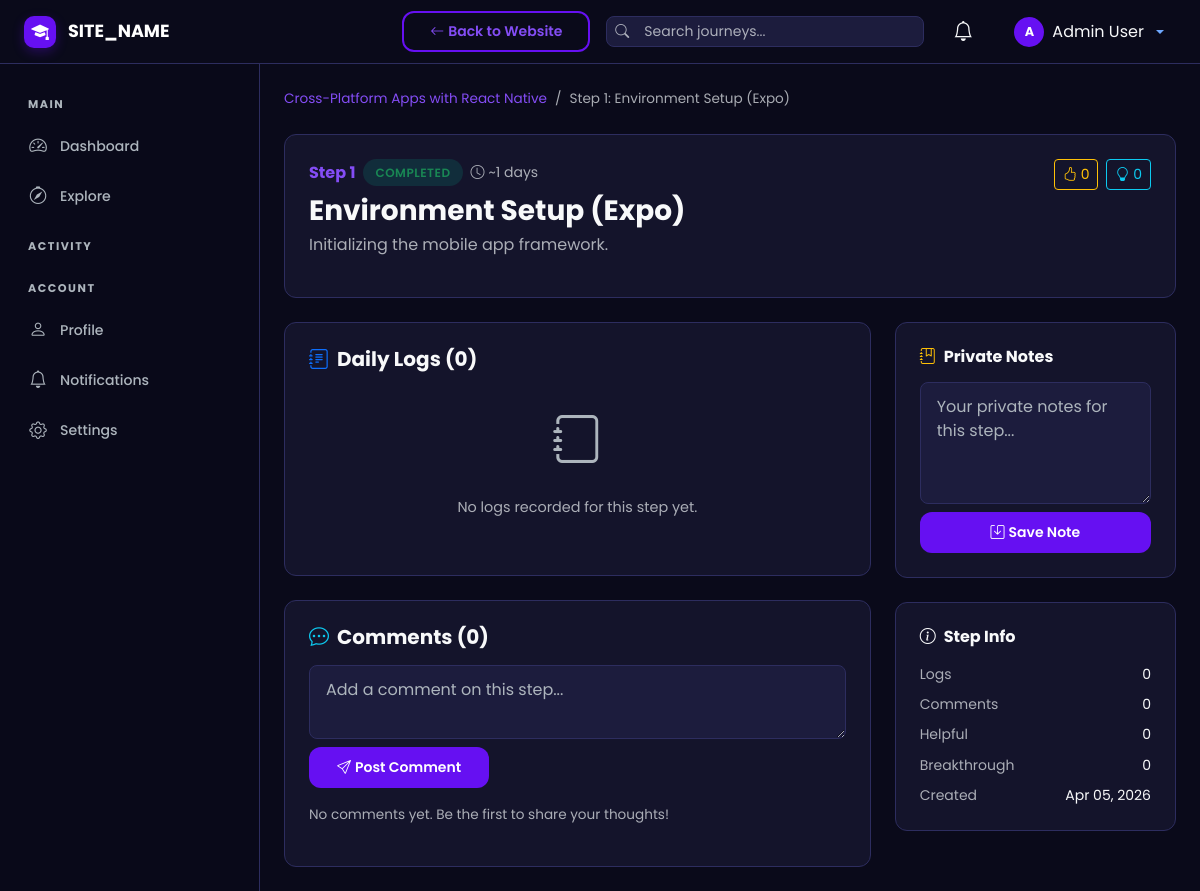
/journey/step.php?id=27 (signed in), run on an earlier commit of the app's database.
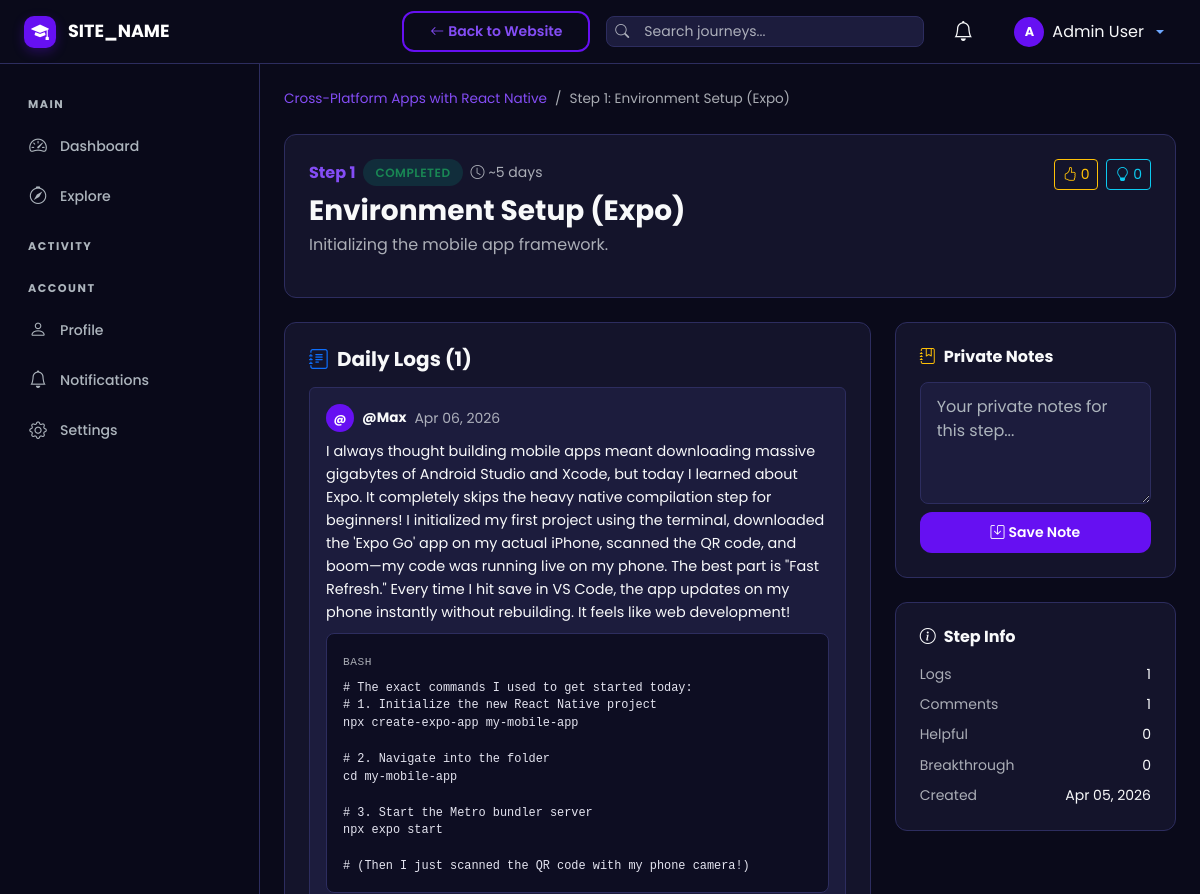
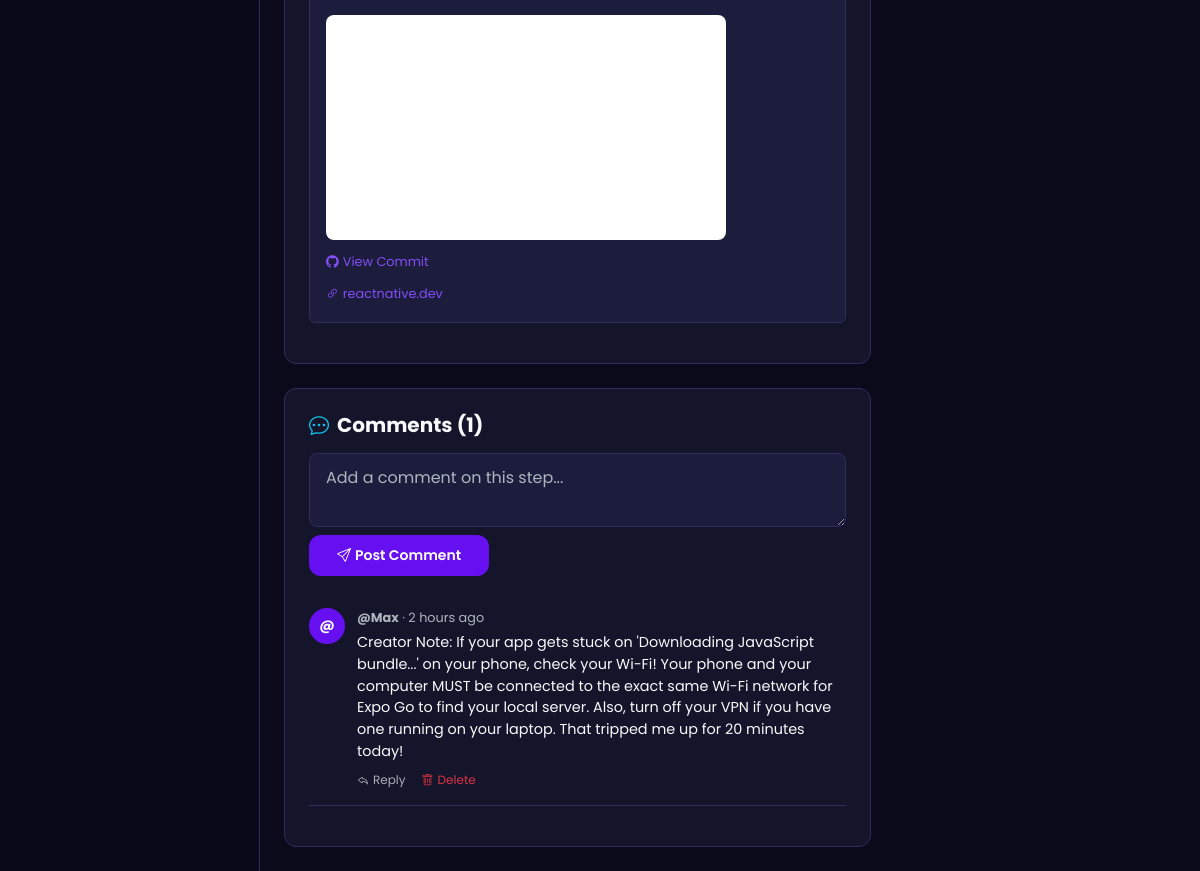
And on a later commit of the database (2 pictures, top to bottom).
### tables this page shows
CREATE TABLE `steps` (
  `id` int UNSIGNED NOT NULL,
  `journey_id` int UNSIGNED NOT NULL,
  `step_number` int UNSIGNED NOT NULL,
  `title` varchar(255) NOT NULL,
  `description` text,
  `status` enum('pending','in_progress','completed') NOT NULL DEFAULT 'pending',
  `is_draft` tinyint(1) NOT NULL DEFAULT '0',
  `estimated_days` int UNSIGNED DEFAULT NULL,
  `created_at` datetime NOT NULL DEFAULT CURRENT_TIMESTAMP,
  `updated_at` datetime NOT NULL DEFAULT CURRENT_TIMESTAMP ON UPDATE CURRENT_TIMESTAMP
);

CREATE TABLE `journeys` (
  `id` int UNSIGNED NOT NULL,
  `user_id` int UNSIGNED NOT NULL,
  `title` varchar(255) NOT NULL,
  `slug` varchar(255) NOT NULL,
  `description` text,
  `category_id` int UNSIGNED DEFAULT NULL,
  `visibility` enum('public','private') NOT NULL DEFAULT 'public',
  `status` enum('active','completed','archived') NOT NULL DEFAULT 'active',
  `is_featured` tinyint(1) NOT NULL DEFAULT '0',
  `total_steps` int UNSIGNED NOT NULL DEFAULT '0',
  `completed_steps` int UNSIGNED NOT NULL DEFAULT '0',
  `clone_count` int UNSIGNED NOT NULL DEFAULT '0',
  `view_count` int UNSIGNED NOT NULL DEFAULT '0',
  `created_at` datetime NOT NULL DEFAULT CURRENT_TIMESTAMP,
  `updated_at` datetime NOT NULL DEFAULT CURRENT_TIMESTAMP ON UPDATE CURRENT_TIMESTAMP
);

CREATE TABLE `daily_logs` (
  `id` int UNSIGNED NOT NULL,
  `step_id` int UNSIGNED NOT NULL,
  `user_id` int UNSIGNED NOT NULL,
  `log_date` date NOT NULL,
  `content` text NOT NULL,
  `code_snippet` text,
  `code_language` varchar(50) DEFAULT NULL,
  `youtube_url` varchar(500) DEFAULT NULL,
  `external_links` json DEFAULT NULL,
  `github_commit_url` varchar(500) DEFAULT NULL,
  `wakatime_minutes` int UNSIGNED DEFAULT NULL,
  `created_at` datetime NOT NULL DEFAULT CURRENT_TIMESTAMP,
  `updated_at` datetime NOT NULL DEFAULT CURRENT_TIMESTAMP ON UPDATE CURRENT_TIMESTAMP
);

CREATE TABLE `users` (
  `id` int UNSIGNED NOT NULL,
  `username` varchar(50) NOT NULL,
  `email` varchar(255) NOT NULL,
  `password_hash` varchar(255) NOT NULL,
  `full_name` varchar(100) NOT NULL,
  `avatar` varchar(255) DEFAULT 'default-avatar.png',
  `bio` text,
  `role` enum('user','admin') NOT NULL DEFAULT 'user',
  `is_active` tinyint(1) NOT NULL DEFAULT '1',
  `current_streak` int UNSIGNED NOT NULL DEFAULT '0',
  `longest_streak` int UNSIGNED NOT NULL DEFAULT '0',
  `last_activity_date` date DEFAULT NULL,
  `created_at` datetime NOT NULL DEFAULT CURRENT_TIMESTAMP,
  `updated_at` datetime NOT NULL DEFAULT CURRENT_TIMESTAMP ON UPDATE CURRENT_TIMESTAMP
);

CREATE TABLE `step_comments` (
  `id` int UNSIGNED NOT NULL,
  `step_id` int UNSIGNED NOT NULL,
  `user_id` int UNSIGNED NOT NULL,
  `parent_id` int UNSIGNED DEFAULT NULL,
  `content` text NOT NULL,
  `is_deleted` tinyint(1) NOT NULL DEFAULT '0',
  `created_at` datetime NOT NULL DEFAULT CURRENT_TIMESTAMP,
  `updated_at` datetime NOT NULL DEFAULT CURRENT_TIMESTAMP ON UPDATE CURRENT_TIMESTAMP
);

### includes/helpers.php (called while the page is built, shortened)
<?php
function generateCSRFToken(): string {
    return $_SESSION['csrf_token'];
}
function sanitize(?string $input): string {
    return htmlspecialchars(trim($input), ENT_QUOTES, 'UTF-8');
}
function formatDate(string $date, string $format = 'M d, Y'): string {
    return date($format, strtotime($date));
}
function timeAgo(string $datetime): string {
    $now  = new DateTime();
    $past = new DateTime($datetime);
    $diff = $now->diff($past);
    if ($diff->h > 0) return $diff->h . ' hour' . ($diff->h > 1 ? 's' : '') . ' ago';
    return 'just now';
}

### includes/session.php (called while the page is built, shortened)
<?php
function isLoggedIn(): bool {
    return isset($_SESSION['user_id']);
}
function isAdmin(): bool {
    return isset($_SESSION['user_role']) && $_SESSION['user_role'] === 'admin';
}
function getCurrentUserId(): ?int {
    return $_SESSION['user_id'] ?? null;
}

### journey/step.php (the view, shortened to what the changed rows need)
<?php
require_once __DIR__ . '/../includes/session.php';
require_once __DIR__ . '/../includes/helpers.php';
$db = getDB();
$stepId = (int)$_GET['id'];
$stmt = $db->prepare("SELECT s.*, j.id AS journey_id, j.title AS journey_title, j.user_id AS journey_owner_id, j.visibility, u.username AS author
    FROM steps s
    JOIN journeys j ON s.journey_id = j.id
    JOIN users u ON j.user_id = u.id
    WHERE s.id = ?");
$stmt->execute([$stepId]);
$step = $stmt->fetch();
$isOwner = isLoggedIn() && getCurrentUserId() === (int)$step['journey_owner_id'];
$logsStmt = $db->prepare("SELECT dl.*, u.username, u.avatar FROM daily_logs dl JOIN users u ON dl.user_id = u.id WHERE dl.step_id = ? ORDER BY dl.log_date DESC");
$logsStmt->execute([$stepId]);
$logs = $logsStmt->fetchAll();
$commentsStmt = $db->prepare("SELECT sc.*, u.username, u.avatar FROM step_comments sc JOIN users u ON sc.user_id = u.id WHERE sc.step_id = ? AND sc.is_deleted = 0 ORDER BY sc.created_at ASC");
$commentsStmt->execute([$stepId]);
$allComments = $commentsStmt->fetchAll();
$comments = [];
$replies = [];
foreach ($allComments as $c) {
    if (!$c['parent_id']) {
        $comments[$c['id']] = $c;
        $comments[$c['id']]['replies'] = [];
    } else {
        $replies[] = $c;
    }
}
require_once __DIR__ . '/../includes/dashboard_header.php';
?>
<nav aria-label="breadcrumb" class="mb-4">
    <ol class="breadcrumb" style="font-size:0.85rem;">
        <li class="breadcrumb-item"><a href="<?= SITE_URL ?>/journey/view.php?id=<?= $step['journey_id'] ?>"><?= sanitize($step['journey_title']) ?></a></li>
        <li class="breadcrumb-item active">Step <?= $step['step_number'] ?>: <?= sanitize($step['title']) ?></li>
    </ol>
</nav>
<div class="st-card mb-4">
    <div class="d-flex align-items-start justify-content-between">
        <div>
            <div class="d-flex align-items-center gap-2 mb-2">
                <span class="fw-bold" style="color:var(--st-primary-light);">Step <?= $step['step_number'] ?></span>
                <?php $sb = ['pending'=>'st-badge-warning','in_progress'=>'st-badge-info','completed'=>'st-badge-success']; ?>
                <span class="st-badge <?= $sb[$step['status']] ?>"><?= ucfirst(str_replace('_',' ',$step['status'])) ?></span>
                <?php if ($step['estimated_days']): ?>
                    <small class="text-muted"><i class="bi bi-clock me-1"></i>~<?= $step['estimated_days'] ?> days</small>
                <?php endif; ?>
            </div>
            <h3 class="fw-bold mb-1"><?= sanitize($step['title']) ?></h3>
            <?php if ($step['description']): ?>
                <p class="text-muted"><?= nl2br(sanitize($step['description'])) ?></p>
            <?php endif; ?>
        </div>
    </div>
</div>
<div class="row g-4">
    <div class="col-lg-8">
        <div class="st-card mb-4">
            <h5 class="fw-bold mb-3"><i class="bi bi-journal-text me-2 text-primary"></i>Daily Logs (<?= count($logs) ?>)</h5>
            <?php if (empty($logs)): ?>
                <div class="st-empty-state py-3">
                    <i class="bi bi-journal d-block"></i>
                    <p class="text-muted">No logs recorded for this step yet.</p>
                </div>
            <?php else: ?>
                <?php foreach ($logs as $log): ?>
                <div class="p-3 mb-3 rounded" style="background:var(--st-dark-surface);border:1px solid var(--st-dark-border);">
                    <div class="d-flex align-items-center justify-content-between mb-2">
                        <div class="d-flex align-items-center gap-2">
                            <div class="st-avatar-initial" style="width:28px;height:28px;font-size:0.75rem;">
                                <?= substr(sanitize(!empty($log['full_name']) ? $log['full_name'] : $log['username']), 0, 1) ?>
                            </div>
                            <strong style="font-size:0.85rem;"><?= sanitize($log['username']) ?></strong>
                            <small class="text-muted"><?= formatDate($log['log_date']) ?></small>
                        </div>
                    </div>
                    <p class="mb-2" style="font-size:0.9rem;line-height:1.6;"><?= nl2br(sanitize($log['content'])) ?></p>
                    <?php if ($log['code_snippet']): ?>
                        <div class="st-code-block mb-3 position-relative group">
                            <div class="d-flex justify-content-between align-items-center mb-1">
                                <small class="text-muted" style="font-size:0.7rem;text-transform:uppercase;letter-spacing:0.5px;"><?= sanitize($log['code_language'] ?? 'code') ?></small>
                            </div>
                            <pre class="mb-0"><code><?= sanitize($log['code_snippet']) ?></code></pre>
                        </div>
                    <?php endif; ?>
                    <?php if ($log['youtube_url']): ?>
                        <?php
                        $ytUrl = $log['youtube_url'];
                        $ytId = '';
                        if (preg_match('%(?:youtube(?:-nocookie)?\.com/(?:[^/]+/.+/|(?:v|e(?:mbed)?)/|.*[?&]v=)|youtu\.be/)([^"&?/ ]{11})%i', $ytUrl, $match)) {
                            $ytId = $match[1];
                        }
                        if ($ytId):
                        ?>
                        <div class="ratio ratio-16x9 mb-2" style="max-width:400px;border-radius:var(--st-radius-sm);overflow:hidden;">
                            <iframe src="https://www.youtube.com/embed/<?= sanitize($ytId) ?>" allowfullscreen></iframe>
                        </div>
                        <?php else: ?>
                        <a href="<?= sanitize($ytUrl) ?>" target="_blank" class="d-inline-block mb-1 text-danger" style="font-size:0.8rem;"><i class="bi bi-youtube me-1"></i>View YouTube Resource</a><br>
                        <?php endif; ?>
                    <?php endif; ?>
                    <?php if ($log['github_commit_url']): ?>
                        <a href="<?= sanitize($log['github_commit_url']) ?>" target="_blank" class="d-inline-block mb-1" style="font-size:0.8rem;"><i class="bi bi-github me-1"></i>View Commit</a><br>
                    <?php endif; ?>
                    <?php
                    $links = json_decode($log['external_links'] ?? '[]', true);
                    if (!empty($links)):
                    ?>
                        <div class="mt-1">
                            <?php foreach ($links as $link): ?>
                                <a href="<?= sanitize($link) ?>" target="_blank" class="me-2" style="font-size:0.8rem;"><i class="bi bi-link-45deg me-1"></i><?= sanitize(parse_url($link, PHP_URL_HOST) ?: $link) ?></a>
                            <?php endforeach; ?>
                        </div>
                    <?php endif; ?>
                </div>
                <?php endforeach; ?>
            <?php endif; ?>
        </div>
        <div class="st-card">
            <h5 class="fw-bold mb-3"><i class="bi bi-chat-dots me-2 text-info"></i>Comments (<?= count($comments) ?>)</h5>
            <?php if (isLoggedIn()): ?>
            <form method="POST" action="<?= SITE_URL ?>/api/comments.php" class="mb-3">
                <textarea name="content" class="form-control st-form-control mb-2" rows="2" placeholder="Add a comment on this step..." required></textarea>
                <button type="submit" class="btn btn-st-primary btn-sm"><i class="bi bi-send me-1"></i>Post Comment</button>
            </form>
            <?php endif; ?>
            <?php if (empty($comments)): ?>
                <p class="text-muted" style="font-size:0.85rem;">No comments yet. Be the first to share your thoughts!</p>
            <?php else: ?>
                <?php foreach ($comments as $comment): ?>
                <div class="st-comment mb-3" id="comment-<?= $comment['id'] ?>">
                    <div class="st-avatar-initial" style="width:36px;height:36px;font-size:0.9rem;">
                        <?= substr(sanitize(!empty($comment['full_name']) ? $comment['full_name'] : $comment['username']), 0, 1) ?>
                    </div>
                    <div class="flex-grow-1">
                        <div class="st-comment-meta">
                            <strong><?= sanitize($comment['username']) ?></strong> · <?= timeAgo($comment['created_at']) ?>
                        </div>
                        <div class="st-comment-body mb-2"><?= nl2br(sanitize($comment['content'])) ?></div>
                        <div class="d-flex align-items-center gap-3">
                            <?php if (isLoggedIn()): ?>
                                <a href="#" class="text-muted st-reply-toggle" data-id="<?= $comment['id'] ?>" style="font-size:0.75rem;"><i class="bi bi-reply me-1"></i>Reply</a>
                                <?php if ((int)$comment['user_id'] === getCurrentUserId() || $isOwner || isAdmin()): ?>
                                    <a href="<?= SITE_URL ?>/api/comments.php?action=delete&id=<?= $comment['id'] ?>&token=<?= generateCSRFToken() ?>" class="text-danger" style="font-size:0.75rem;" onclick="return confirmDelete('Delete this comment?')"><i class="bi bi-trash me-1"></i>Delete</a>
                                <?php endif; ?>
                            <?php endif; ?>
                        </div>
                    </div>
                </div>
                <?php endforeach; ?>
            <?php endif; ?>
        </div>
    </div>
    <div class="col-lg-4">
        <div class="st-card">
            <div class="mb-2 d-flex justify-content-between"><small class="text-muted">Logs</small><small><?= count($logs) ?></small></div>
            <div class="mb-2 d-flex justify-content-between"><small class="text-muted">Comments</small><small><?= count($comments) ?></small></div>
            <div class="d-flex justify-content-between"><small class="text-muted">Created</small><small><?= formatDate($step['created_at']) ?></small></div>
        </div>
    </div>
</div>
<?php require_once __DIR__ . '/../includes/dashboard_footer.php'; ?>

What changed in the data, as far as the page shows it:
changed steps "Environment Setup (Expo)": estimated_days "1" → "5"
added daily_logs: user.username "@", user.username "@Max", log_date "Apr 06, 2026", content "I always thought building mobile apps meant downloading massive gigabytes of Android Studio and Xcode, but today I learned about Expo. It completely skips the heavy native compilation step for beginners! I initialized my first project using the terminal, downloaded the 'Expo Go' app on my actual iPhone, scanned the QR code, and boom—my code was running live on my phone. The best part is \"Fast Refresh.\" Every time I hit save in VS Code, the app updates on my phone instantly without rebuilding. It feels like web development!", code_language "BASH", code_snippet "# The exact commands I used to get started today: # 1. Initialize the new React Native project npx create-expo-app my-mobile-app # 2. Navigate into the folder cd my-mobile-app # 3. Start the Metro bundler server npx expo start # (Then I just scanned the QR code with my phone camera!)", external_links "reactnative.dev"
added step_comments: user.username "@", user.username "@Max", created_at "2 hours ago", content "Creator Note: If your app gets stuck on 'Downloading JavaScript bundle...' on your phone, check your Wi-Fi! Your phone and your computer MUST be connected to the exact same Wi-Fi network for Expo Go to find your local server. Also, turn off your VPN if you have one running on your laptop. That tripped me up for 20 minutes today!"
Also different on the page:
count($logs): "0" → "1"
count($comments): "0" → "1"
text no longer shown: "No logs recorded for this step yet. No comments yet. Be the first to share your thoughts!"
